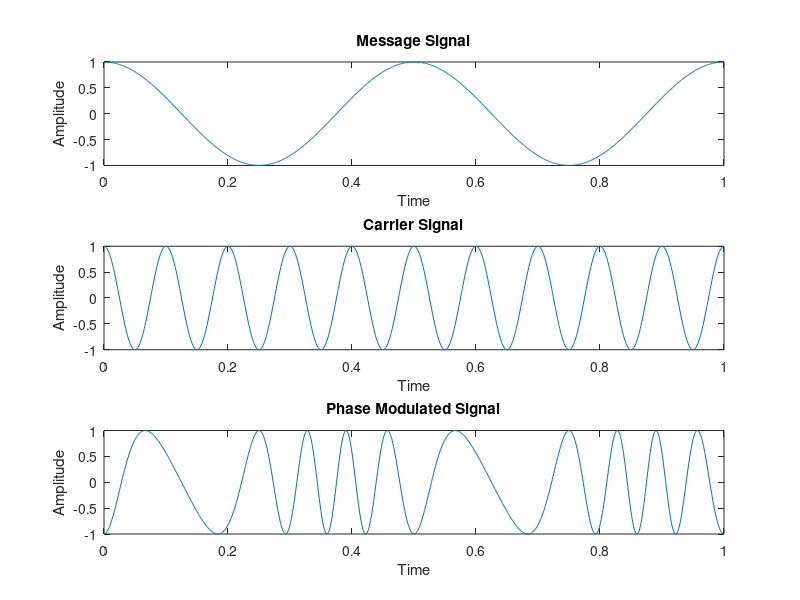

The MATLAB source for this figure:
% Phase Modulation.

t = 0: 0.001: 1;
fc = 10;
fm = 2;
Am = 1;
Ac = 1;
c = Ac*cos(2*pi*fc*t);
m = Am*cos(2*pi*fm*t);
kp = pi;
s = Ac*cos(2*pi*fc*t + kp*m);

subplot(3,1,1)
plot(t, m)
ylabel('Amplitude');
xlabel('Time');
title('Message Signal');

subplot(3,1,2)
plot(t, c)
ylabel('Amplitude');
xlabel('Time');
title('Carrier Signal');

subplot(3,1,3)
plot(t, s)
ylabel('Amplitude');
xlabel('Time');
title('Phase Modulated Signal');
